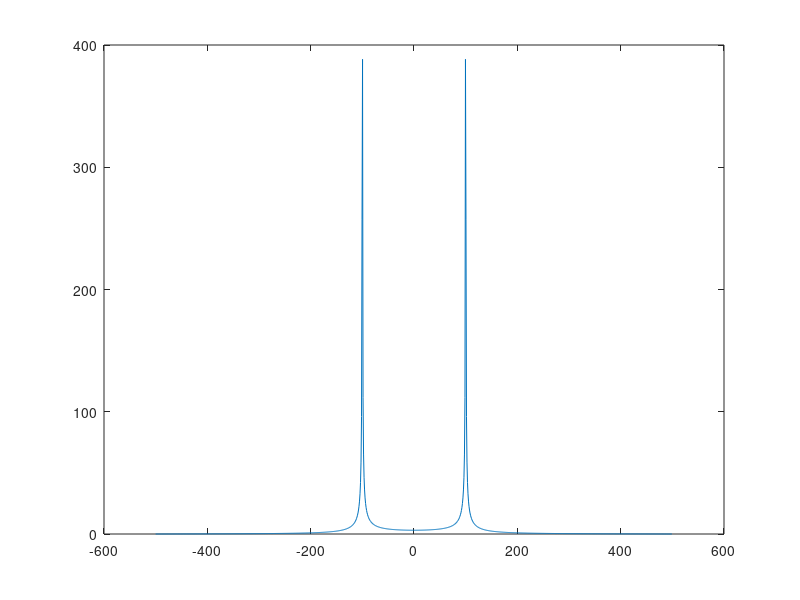

Write MATLAB code to recreate this figure.
f =100; Ts=1/1000; time=10.0; % freq , sampling interval , time
t=Ts : Ts : time ; % def ine a time vector
w=sin (2* pi* f *t ) ; % define the sinusoid
N=2^10; % size of analysis window
ssf=(-N/2:N/2-1)/(Ts*N) ; % f requency vector
fw=fft (w( 1 :N) ) ; % do DFT/FFT
fws=fftshift(fw) ; % shift it for plot t ing
plot (ssf,abs(fws)) % pl ot magnitude spectrum